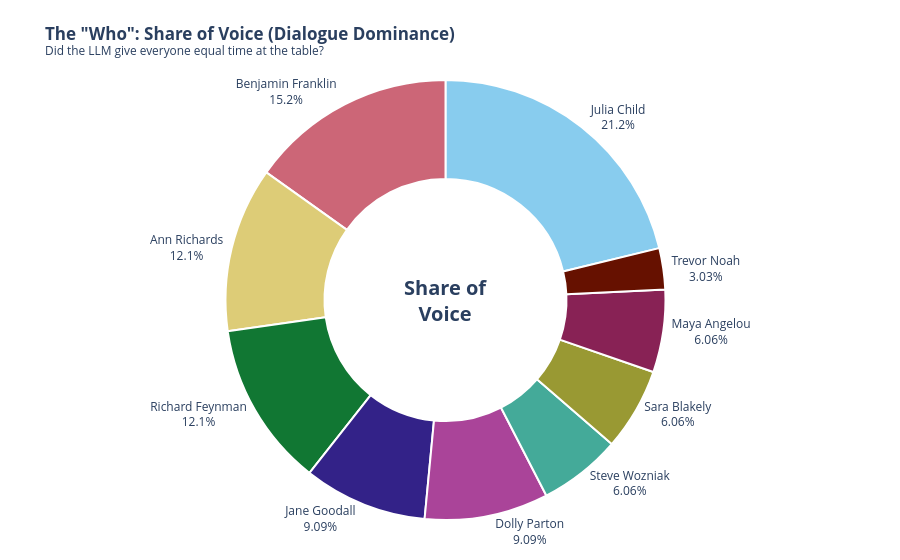

Here is the notebook cell this chart was saved with:
### Code cell
# 1. Sort the Phase 1 dataframe so the chart flows from largest to smallest
df_guests_sorted = df_guests.sort_values(by='Mentions', ascending=False)

# 2. Build the Donut Chart
fig4 = px.pie(
    df_guests_sorted, 
    names='Guest', 
    values='Mentions', 
    hole=0.55, # This creates the "Donut" center
    color='Guest',
    color_discrete_sequence=px.colors.qualitative.Safe, # A balanced, professional palette
    title='<b>The "Who": Share of Voice (Dialogue Dominance)</b><br><sup>Did the LLM give everyone equal time at the table?</sup>'
)

# 3. Clean up the UI, Labels, and Tooltips
fig4.update_traces(
    textposition='outside', 
    textinfo='percent+label', # Shows exactly who it is and their % of the pie
    hovertemplate='<b>%{label}</b><br>Total Mentions/Dialogue: %{value} <br>Share of Conversation: %{percent}<extra></extra>',
    marker=dict(line=dict(color='#FFFFFF', width=2)) # Adds a clean white border between slices
)

# 4. Final Layout Adjustments
fig4.update_layout(
    showlegend=False, # We don't need a legend since the labels are on the chart
    margin=dict(t=80, b=40, l=40, r=40),
    # Add a custom text annotation to the center of the donut
    annotations=[dict(text='<b>Share of<br>Voice</b>', x=0.5, y=0.5, font_size=20, showarrow=False)]
)

fig4.show()

### Figure 1 — Plotly figure (JSON) as saved in the notebook; plotly's stock layout.template omitted (floating-point values rounded to 4 significant figures)
{"data": [{"customdata": [["Julia Child"], ["Benjamin Franklin"], ["Ann Richards"], ["Richard Feynman"], ["Jane Goodall"], ["Dolly Parton"], ["Steve Wozniak"], ["Sara Blakely"], ["Maya Angelou"], ["Trevor Noah"]], "domain": {"x": [0, 1], "y": [0, 1]}, "hole": 0.55, "hovertemplate": "<b>%{label}</b><br>Total Mentions/Dialogue: %{value} <br>Share of Conversation: %{percent}<extra></extra>", "labels": ["Julia Child", "Benjamin Franklin", "Ann Richards", "Richard Feynman", "Jane Goodall", "Dolly Parton", "Steve Wozniak", "Sara Blakely", "Maya Angelou", "Trevor Noah"], "legendgroup": "", "marker": {"colors": ["rgb(136, 204, 238)", "rgb(204, 102, 119)", "rgb(221, 204, 119)", "rgb(17, 119, 51)", "rgb(51, 34, 136)", "rgb(170, 68, 153)", "rgb(68, 170, 153)", "rgb(153, 153, 51)", "rgb(136, 34, 85)", "rgb(102, 17, 0)"], "line": {"color": "#FFFFFF", "width": 2}}, "name": "", "showlegend": true, "textinfo": "percent+label", "textposition": "outside", "type": "pie", "values": [7, 5, 4, 4, 3, 3, 2, 2, 2, 1]}], "layout": {"annotations": [{"font": {"size": 20}, "showarrow": false, "text": "<b>Share of<br>Voice</b>", "x": 0.5, "y": 0.5}], "autosize": true, "legend": {"tracegroupgap": 0}, "margin": {"b": 40, "l": 40, "r": 40, "t": 80}, "piecolorway": ["rgb(136, 204, 238)", "rgb(204, 102, 119)", "rgb(221, 204, 119)", "rgb(17, 119, 51)", "rgb(51, 34, 136)", "rgb(170, 68, 153)", "rgb(68, 170, 153)", "rgb(153, 153, 51)", "rgb(136, 34, 85)", "rgb(102, 17, 0)", "rgb(136, 136, 136)"], "showlegend": false, "title": {"text": "<b>The \"Who\": Share of Voice (Dialogue Dominance)</b><br><sup>Did the LLM give everyone equal time at the table?</sup>"}}}
